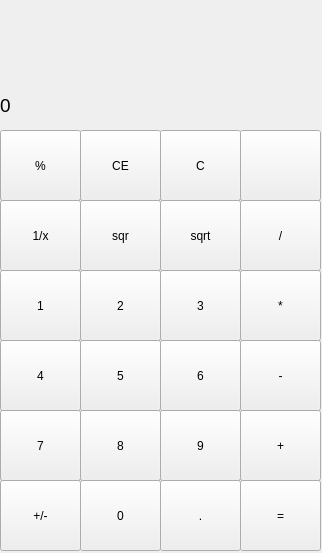
<?xml version="1.0" encoding="UTF-8"?>
<ui version="4.0">
 <class>MainWindow</class>
 <widget class="QMainWindow" name="MainWindow">
  <property name="geometry">
   <rect>
    <x>0</x>
    <y>0</y>
    <width>322</width>
    <height>553</height>
   </rect>
  </property>
  <property name="windowTitle">
   <string>MainWindow</string>
  </property>
  <widget class="QWidget" name="centralwidget">
   <widget class="QPushButton" name="fourNum">
    <property name="geometry">
     <rect>
      <x>0</x>
      <y>340</y>
      <width>81</width>
      <height>71</height>
     </rect>
    </property>
    <property name="text">
     <string>4</string>
    </property>
    <property name="shortcut">
     <string>4</string>
    </property>
   </widget>
   <widget class="QPushButton" name="fiveNum">
    <property name="geometry">
     <rect>
      <x>80</x>
      <y>340</y>
      <width>81</width>
      <height>71</height>
     </rect>
    </property>
    <property name="text">
     <string>5</string>
    </property>
    <property name="shortcut">
     <string>5</string>
    </property>
   </widget>
   <widget class="QPushButton" name="sixNum">
    <property name="geometry">
     <rect>
      <x>160</x>
      <y>340</y>
      <width>81</width>
      <height>71</height>
     </rect>
    </property>
    <property name="text">
     <string>6</string>
    </property>
    <property name="shortcut">
     <string>6</string>
    </property>
   </widget>
   <widget class="QPushButton" name="nineNum">
    <property name="geometry">
     <rect>
      <x>160</x>
      <y>410</y>
      <width>81</width>
      <height>71</height>
     </rect>
    </property>
    <property name="text">
     <string>9</string>
    </property>
    <property name="shortcut">
     <string>9</string>
    </property>
   </widget>
   <widget class="QPushButton" name="eightNum">
    <property name="geometry">
     <rect>
      <x>80</x>
      <y>410</y>
      <width>81</width>
      <height>71</height>
     </rect>
    </property>
    <property name="text">
     <string>8</string>
    </property>
    <property name="shortcut">
     <string>8</string>
    </property>
   </widget>
   <widget class="QPushButton" name="sevenNum">
    <property name="geometry">
     <rect>
      <x>0</x>
      <y>410</y>
      <width>81</width>
      <height>71</height>
     </rect>
    </property>
    <property name="text">
     <string>7</string>
    </property>
    <property name="shortcut">
     <string>7</string>
    </property>
   </widget>
   <widget class="QPushButton" name="dot">
    <property name="geometry">
     <rect>
      <x>160</x>
      <y>480</y>
      <width>81</width>
      <height>71</height>
     </rect>
    </property>
    <property name="text">
     <string>.</string>
    </property>
    <property name="shortcut">
     <string>.</string>
    </property>
   </widget>
   <widget class="QPushButton" name="zeroNum">
    <property name="geometry">
     <rect>
      <x>80</x>
      <y>480</y>
      <width>81</width>
      <height>71</height>
     </rect>
    </property>
    <property name="text">
     <string>0</string>
    </property>
    <property name="shortcut">
     <string>0</string>
    </property>
   </widget>
   <widget class="QPushButton" name="changeSign">
    <property name="geometry">
     <rect>
      <x>0</x>
      <y>480</y>
      <width>81</width>
      <height>71</height>
     </rect>
    </property>
    <property name="text">
     <string>+/-</string>
    </property>
   </widget>
   <widget class="QPushButton" name="equal">
    <property name="geometry">
     <rect>
      <x>240</x>
      <y>480</y>
      <width>81</width>
      <height>71</height>
     </rect>
    </property>
    <property name="text">
     <string>=</string>
    </property>
   </widget>
   <widget class="QPushButton" name="plus">
    <property name="geometry">
     <rect>
      <x>240</x>
      <y>410</y>
      <width>81</width>
      <height>71</height>
     </rect>
    </property>
    <property name="text">
     <string>+</string>
    </property>
    <property name="shortcut">
     <string>+</string>
    </property>
   </widget>
   <widget class="QPushButton" name="minus">
    <property name="geometry">
     <rect>
      <x>240</x>
      <y>340</y>
      <width>81</width>
      <height>71</height>
     </rect>
    </property>
    <property name="text">
     <string>-</string>
    </property>
    <property name="shortcut">
     <string>-</string>
    </property>
   </widget>
   <widget class="QPushButton" name="threeNum">
    <property name="geometry">
     <rect>
      <x>160</x>
      <y>270</y>
      <width>81</width>
      <height>71</height>
     </rect>
    </property>
    <property name="text">
     <string>3</string>
    </property>
    <property name="shortcut">
     <string>3</string>
    </property>
   </widget>
   <widget class="QPushButton" name="twoNum">
    <property name="geometry">
     <rect>
      <x>80</x>
      <y>270</y>
      <width>81</width>
      <height>71</height>
     </rect>
    </property>
    <property name="text">
     <string>2</string>
    </property>
    <property name="shortcut">
     <string>2</string>
    </property>
   </widget>
   <widget class="QPushButton" name="oneNum">
    <property name="geometry">
     <rect>
      <x>0</x>
      <y>270</y>
      <width>81</width>
      <height>71</height>
     </rect>
    </property>
    <property name="text">
     <string>1</string>
    </property>
    <property name="shortcut">
     <string>1</string>
    </property>
   </widget>
   <widget class="QPushButton" name="multiply">
    <property name="geometry">
     <rect>
      <x>240</x>
      <y>270</y>
      <width>81</width>
      <height>71</height>
     </rect>
    </property>
    <property name="text">
     <string>*</string>
    </property>
    <property name="shortcut">
     <string>*</string>
    </property>
   </widget>
   <widget class="QPushButton" name="squareRoot">
    <property name="geometry">
     <rect>
      <x>160</x>
      <y>200</y>
      <width>81</width>
      <height>71</height>
     </rect>
    </property>
    <property name="text">
     <string>sqrt</string>
    </property>
   </widget>
   <widget class="QPushButton" name="getPercent">
    <property name="geometry">
     <rect>
      <x>0</x>
      <y>130</y>
      <width>81</width>
      <height>71</height>
     </rect>
    </property>
    <property name="text">
     <string>%</string>
    </property>
   </widget>
   <widget class="QPushButton" name="deleteLine">
    <property name="geometry">
     <rect>
      <x>160</x>
      <y>130</y>
      <width>81</width>
      <height>71</height>
     </rect>
    </property>
    <property name="text">
     <string>C</string>
    </property>
   </widget>
   <widget class="QPushButton" name="squareNumber">
    <property name="geometry">
     <rect>
      <x>80</x>
      <y>200</y>
      <width>81</width>
      <height>71</height>
     </rect>
    </property>
    <property name="text">
     <string>sqr</string>
    </property>
   </widget>
   <widget class="QPushButton" name="reverseNumber">
    <property name="geometry">
     <rect>
      <x>0</x>
      <y>200</y>
      <width>81</width>
      <height>71</height>
     </rect>
    </property>
    <property name="text">
     <string>1/x</string>
    </property>
   </widget>
   <widget class="QPushButton" name="deleteButton">
    <property name="geometry">
     <rect>
      <x>240</x>
      <y>130</y>
      <width>81</width>
      <height>71</height>
     </rect>
    </property>
    <property name="text">
     <string/>
    </property>
    <property name="icon">
     <iconset theme="QIcon::ThemeIcon::EditUndo"/>
    </property>
    <property name="shortcut">
     <string>Backspace</string>
    </property>
   </widget>
   <widget class="QPushButton" name="division">
    <property name="geometry">
     <rect>
      <x>240</x>
      <y>200</y>
      <width>81</width>
      <height>71</height>
     </rect>
    </property>
    <property name="text">
     <string>/</string>
    </property>
    <property name="shortcut">
     <string>/</string>
    </property>
   </widget>
   <widget class="QPushButton" name="deleteAll">
    <property name="geometry">
     <rect>
      <x>80</x>
      <y>130</y>
      <width>81</width>
      <height>71</height>
     </rect>
    </property>
    <property name="text">
     <string>CE</string>
    </property>
   </widget>
   <widget class="QLabel" name="display">
    <property name="geometry">
     <rect>
      <x>0</x>
      <y>80</y>
      <width>321</width>
      <height>51</height>
     </rect>
    </property>
    <property name="font">
     <font>
      <pointsize>14</pointsize>
     </font>
    </property>
    <property name="text">
     <string>0</string>
    </property>
   </widget>
   <widget class="QLabel" name="upperDisplay">
    <property name="geometry">
     <rect>
      <x>0</x>
      <y>40</y>
      <width>321</width>
      <height>31</height>
     </rect>
    </property>
    <property name="text">
     <string/>
    </property>
   </widget>
  </widget>
 </widget>
 <resources/>
 <connections/>
</ui>
